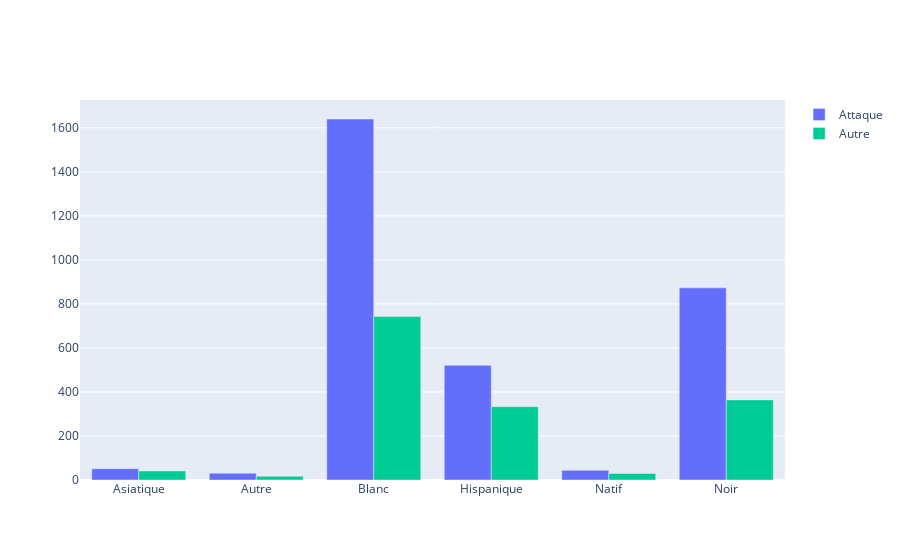

Source (notebook cell):
### Code cell


### Figure 1 — Plotly figure (JSON) as saved in the notebook; plotly's stock layout.template omitted (floating-point values rounded to 4 significant figures)
{"data": [{"name": "Attaque", "type": "bar", "x": ["Asiatique", "Autre", "Blanc", "Hispanique", "Natif", "Noir"], "y": [51, 31, 1640, 521, 44, 873]}, {"name": "Indetermine", "type": "bar", "x": ["Asiatique", "Autre", "Blanc", "Hispanique", "Natif", "Noir"], "y": []}, {"name": "Autre", "type": "bar", "x": ["Asiatique", "Autre", "Blanc", "Hispanique", "Natif", "Noir"], "y": [41, 17, 743, 333, 30, 364]}], "layout": {"barmode": "group"}}
